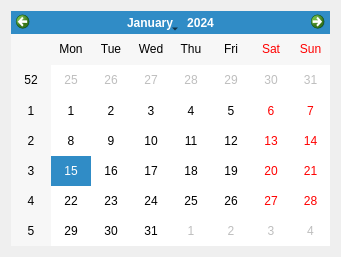
<?xml version="1.0" encoding="UTF-8"?>
<ui version="4.0">
 <class>CalWindow</class>
 <widget class="QDialog" name="CalWindow">
  <property name="geometry">
   <rect>
    <x>0</x>
    <y>0</y>
    <width>341</width>
    <height>257</height>
   </rect>
  </property>
  <property name="windowTitle">
   <string>Dialog</string>
  </property>
  <layout class="QHBoxLayout" name="horizontalLayout">
   <item>
    <widget class="QCalendarWidget" name="calendarWidget"/>
   </item>
  </layout>
 </widget>
 <resources/>
 <connections/>
</ui>
